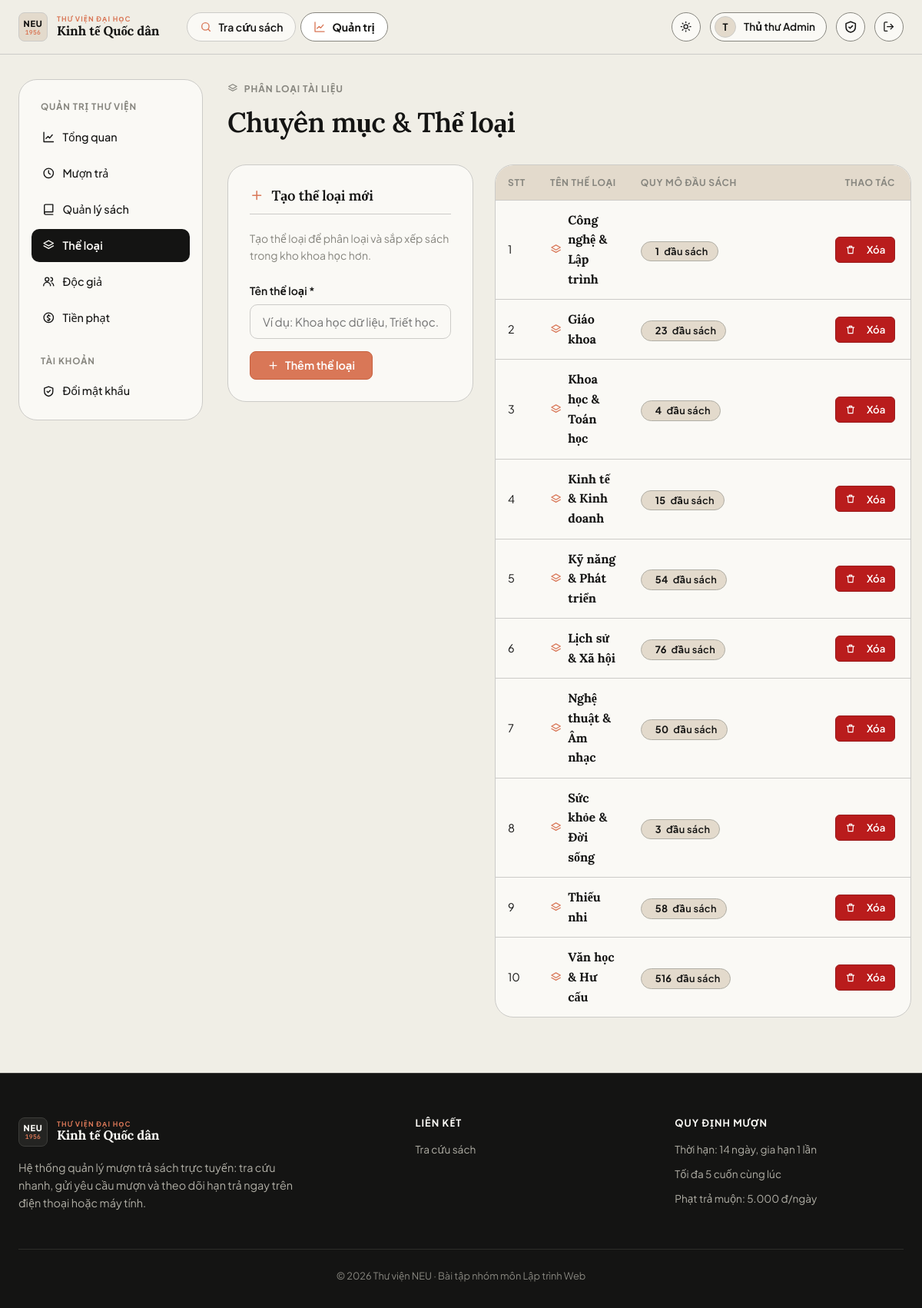
Page /admin/categories (signed in) on the committed database.
### app/models.py (models this page shows, shortened)
class User(UserMixin, db.Model):
    id = db.Column(db.Integer, primary_key=True)
    username = db.Column(db.String(50), unique=True, nullable=False, index=True)
    email = db.Column(db.String(120), unique=True, nullable=False)
    full_name = db.Column(db.String(100), nullable=False)
    student_code = db.Column(db.String(30))
    password_hash = db.Column(db.String(255), nullable=False)
    role = db.Column(db.String(20), nullable=False, default=ROLE_READER)
    active = db.Column(db.Boolean, nullable=False, default=True)
    created_at = db.Column(db.DateTime, default=datetime.now)
    loans = db.relationship("Loan", foreign_keys="Loan.user_id", back_populates="user")
    @property
    def is_active(self):  # Flask-Login: tài khoản bị khoá không đăng nhập được
        return self.active
    @property
    def is_admin(self):
        return self.role == ROLE_ADMIN

class Category(db.Model):
    id = db.Column(db.Integer, primary_key=True)
    name = db.Column(db.String(80), unique=True, nullable=False)
    books = db.relationship("Book", back_populates="category")

### app/blueprints/admin.py (the view, shortened to what this page needs)
@bp.route("/categories", methods=["GET", "POST"])
@admin_required
def categories():
    return render_template("admin/categories.html",
                           categories=Category.query.order_by(Category.name).all())

### app/blueprints/admin.py (called while the page is built)
def admin_required(fn):
    @wraps(fn)
    @login_required
    def wrapper(*a, **kw):
        if not current_user.is_admin:
            abort(403)
        return fn(*a, **kw)
    return wrapper

### app/models.py (called while the page is built)
@login_manager.user_loader
def load_user(user_id):
    return db.session.get(User, int(user_id))

### app/templates/admin/categories.html (shortened to what this page needs)
{% extends "admin/_layout.html" %}
{% from "macros.html" import csrf, icon, empty %}
{% block admin_content %}
<div class="page-head" data-reveal>
  <div>
    <span class="eyebrow">{{ icon('layers') }} Phân loại tài liệu</span>
    <h1 class="mt-1">Chuyên mục &amp; Thể loại</h1>
  </div>
</div>
<div class="category-admin-grid">
  <div class="card card-pad add-cat-card" data-reveal>
    <div class="panel-header">
      <span class="panel-icon">{{ icon('plus') }}</span>
      <h3>Tạo thể loại mới</h3>
    </div>
    <p class="muted small mb-3">Tạo thể loại để phân loại và sắp xếp sách trong kho khoa học hơn.</p>
    <form method="post" class="cat-form">{{ csrf() }}
      <div class="field">
        <label for="cat-name">Tên thể loại *</label>
        <input id="cat-name" name="name" class="input" placeholder="Ví dụ: Khoa học dữ liệu, Triết học..." required autocomplete="off">
      </div>
      <button class="btn btn-primary mt-2">{{ icon('plus') }} Thêm thể loại</button>
    </form>
  </div>
  <div class="cat-table-wrap" data-reveal>
    {% if categories %}
    <div class="table-wrap">
      <table class="table">
        <thead>
          <tr>
            <th class="col-stt">STT</th>
            <th>Tên thể loại</th>
            <th>Quy mô đầu sách</th>
            <th class="col-actions text-right" style="min-width: 140px; padding-right: 20px;">Thao tác</th>
          </tr>
        </thead>
        <tbody>
        {% for c in categories %}
        <tr>
          <td class="col-stt muted">{{ loop.index }}</td>
          <td>
            <div class="cat-name-cell">
              <span class="row-bullet">{{ icon('layers') }}</span>
              <b>{{ c.name }}</b>
            </div>
          </td>
          <td>
            <span class="badge badge-category">
              <b>{{ c.books|length }}</b> đầu sách
            </span>
          </td>
          <td class="col-actions text-right">
            <div class="row-actions">
              <form method="post" action="{{ url_for('admin.category_delete', cat_id=c.id) }}" data-confirm="Xác nhận xoá thể loại “{{ c.name }}”? Thao tác này chỉ thực hiện được khi không còn đầu sách nào thuộc thể loại này.">
                <button class="btn btn-danger btn-sm btn-action-cat" title="Xóa thể loại">{{ icon('trash') }} Xóa</button>
              </form>
            </div>
          </td>
        </tr>
        {% endfor %}
        </tbody>
      </table>
    </div>
    {% else %}
    <div class="card empty-card">{{ empty('📂', 'Chưa có thể loại nào', 'Nhập tên vào biểu mẫu bên cạnh để tạo thể loại đầu tiên cho kho sách.') }}</div>
    {% endif %}
  </div>
</div>
{% endblock %}

### app/templates/macros.html (shortened to what this page needs)
{% macro icon(name) %}<svg class="icon" viewBox="0 0 24 24" aria-hidden="true">{{ _icons[name]|safe }}</svg>{% endmacro %}

### app/templates/base.html (shortened to what this page needs)
{% from "macros.html" import icon %}
<!doctype html>
<html lang="vi">
<head>
  <link rel="stylesheet" href="{{ url_for('static', filename='css/style.css') }}">
</head>
<body>
<header class="navbar">
  <div class="container nav-inner">
    <a class="brand" href="{{ url_for('main.index') }}" aria-label="Trang chủ Thư viện NEU">
      <span class="brand-monogram">
        <span class="mono-code">NEU</span>
        <span class="mono-year">1956</span>
      </span>
      <span class="brand-text">
        <span class="brand-sub">Thư viện đại học</span>
        <span class="brand-main">Kinh tế Quốc dân</span>
      </span>
    </a>
    <nav class="nav-links" id="nav-links">
      <a class="nav-link {{ 'active' if request.endpoint in ('main.index','main.book_detail') }}" href="{{ url_for('main.index') }}">{{ icon('search') }} Tra cứu sách</a>
      {% if current_user.is_authenticated and current_user.is_admin %}
      <a class="nav-link {{ 'active' if request.blueprint == 'admin' }}" href="{{ url_for('admin.dashboard') }}">{{ icon('chart') }} Quản trị</a>
      {% endif %}
    </nav>
    <div class="nav-actions">
      <button class="icon-btn theme-toggle" type="button" aria-label="Đổi giao diện sáng/tối">
        <span class="sun">{{ icon('sun') }}</span><span class="moon">{{ icon('moon') }}</span>
      </button>
      {% if current_user.is_authenticated %}
        <div class="user-chip"><span class="avatar">{{ current_user.full_name[:1]|upper }}</span><span class="name">{{ current_user.full_name }}</span></div>
        <a class="icon-btn" href="{{ url_for('auth.change_password') }}" aria-label="Đổi mật khẩu" title="Đổi mật khẩu">{{ icon('shield') }}</a>
        <form method="post" action="{{ url_for('auth.logout') }}">
          <button class="icon-btn" aria-label="Đăng xuất" title="Đăng xuất">{{ icon('logout') }}</button>
        </form>
      {% else %}
        <a class="btn btn-ghost btn-sm" href="{{ url_for('auth.login') }}">Đăng nhập</a>
        <a class="btn btn-primary btn-sm" href="{{ url_for('auth.register') }}">Đăng ký</a>
      {% endif %}
    </div>
  </div>
</header>
<main id="main-content">
  <div class="container">{% block content %}{% endblock %}</div>
</main>
<footer class="footer">
  <div class="container">
    <div class="footer-grid">
      <div>
        <a class="brand" href="{{ url_for('main.index') }}" aria-label="Trang chủ Thư viện NEU">
          <span class="brand-monogram">
            <span class="mono-code">NEU</span>
            <span class="mono-year">1956</span>
          </span>
          <span class="brand-text">
            <span class="brand-sub">Thư viện đại học</span>
            <span class="brand-main">Kinh tế Quốc dân</span>
          </span>
        </a>
        <p class="muted mt-2" style="max-width:380px">Hệ thống quản lý mượn trả sách trực tuyến: tra cứu nhanh, gửi yêu cầu mượn và theo dõi hạn trả ngay trên điện thoại hoặc máy tính.</p>
      </div>
      <div><h4>Liên kết</h4><ul>
        <li><a href="{{ url_for('main.index') }}">Tra cứu sách</a></li>
      </ul></div>
      <div><h4>Quy định mượn</h4><ul class="muted">
        <li>Thời hạn: {{ config.LOAN_DAYS }} ngày, gia hạn {{ config.MAX_RENEWALS }} lần</li>
        <li>Tối đa {{ config.MAX_ACTIVE_LOANS }} cuốn cùng lúc</li>
        <li>Phạt trả muộn: {{ '{:,}'.format(config.FINE_PER_DAY).replace(',', '.') }} đ/ngày</li>
      </ul></div>
    </div>
    <div class="copy">© 2026 Thư viện NEU · Bài tập nhóm môn Lập trình Web</div>
  </div>
</footer>
</body>
</html>

### rows in the picture
User: full_name "T", full_name "Thủ thư Admin"
Category: name "Công nghệ & Lập trình", books|length "1"
Category: name "Giáo khoa", books|length "23"
Category: name "Khoa học & Toán học", books|length "4"
Category: name "Kinh tế & Kinh doanh", books|length "15"
Category: name "Kỹ năng & Phát triển", books|length "54"
Category: name "Lịch sử & Xã hội", books|length "76"
Category: name "Nghệ thuật & Âm nhạc", books|length "50"
Category: name "Sức khỏe & Đời sống", books|length "3"
Category: name "Thiếu nhi", books|length "58"
Category: name "Văn học & Hư cấu", books|length "516"

### other values in the picture
{{ config.LOAN_DAYS }} "14"
{{ config.MAX_RENEWALS }} "1"
{{ config.MAX_ACTIVE_LOANS }} "5"
{{ '{:,}'.format(config.FINE_PER_DAY).replace(',', '.') }} "5.000"
